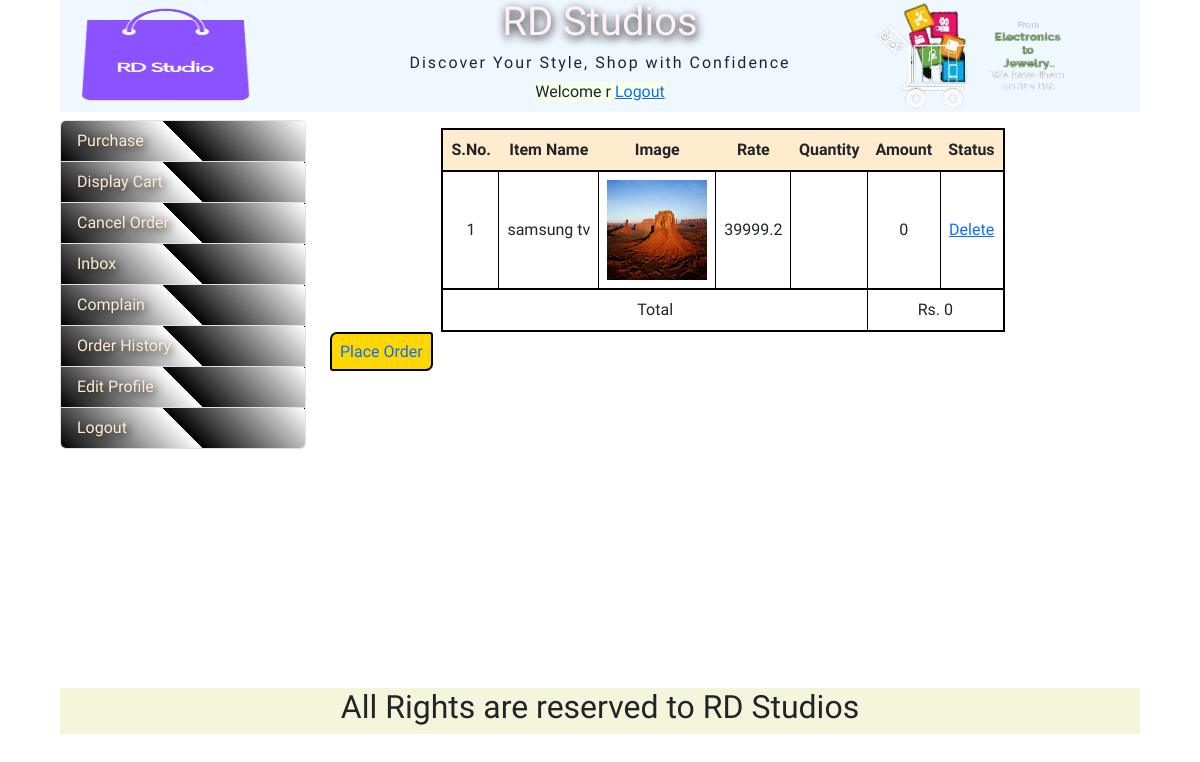
The page /userCart.php (signed in) on the database its author committed.
### tables this page shows
CREATE TABLE IF NOT EXISTS `cart_info` (
  `cart_id` int(11) NOT NULL AUTO_INCREMENT,
  `item_id` int(11) NOT NULL,
  `item_rate` float NOT NULL,
  `item_quantity` int(11) NOT NULL,
  `username` text NOT NULL,
  PRIMARY KEY (`cart_id`)
);

CREATE TABLE IF NOT EXISTS `item_info` (
  `item_id` int(11) NOT NULL AUTO_INCREMENT,
  `item_name` varchar(55) NOT NULL,
  `item_dname` varchar(55) NOT NULL,
  `item_price` float NOT NULL,
  `item_description` text NOT NULL,
  `item_discount` float NOT NULL,
  `item_img` text NOT NULL,
  `item_category` varchar(20) NOT NULL,
  `reg_date` datetime NOT NULL,
  PRIMARY KEY (`item_id`)
);

### userCart.php (the view, shortened to what this page needs)
<?php
require_once("header.php");
?>
<div id="container" >
<div id="userArea" class="row">
<div id="leftUserArea">
    <?php
     require_once("userMenu.php");
    ?>
</div>
<div id="rightUserArea">
<?php
    $usr = $_SESSION['uname'];
    require_once("dbconnect.php");
    $sql = "SELECT ci.cart_id, ci.item_rate, ci.item_quantity, ii.item_name, ii.item_img
     FROM cart_info AS ci, item_info AS ii WHERE ci.item_id = ii.item_id  AND username = '$usr'";
    $rsCart = mysqli_query($con, $sql) or die("Query Error -1");
    ?>
    <table id="displayCartInfoTable">
        <tr>
            <th>S.No.</th>
            <th>Item Name</th>
            <th>Image</th>
            <th>Rate</th>
            <th>Quantity</th>
            <th>Amount</th>
            <th>Status</th>
        </tr>
        <?php
        $cnt = 0;
        $total = 0;
        while ($row = mysqli_fetch_array($rsCart)) {
            $item_rate = $row['item_rate'];
            $cnt++;
            echo("<tr>");
            echo("<td>$cnt</td>");
            echo("<td>{$row['item_name']}</td>");
            $img ="./collection/".$row['item_img'];
            echo("<td><img src='$img' height='100px' width='100px'></td>");
            echo("<td>$item_rate</td>");
            echo("<td>$quantity</td>");
            $amount = $item_rate * $quantity;
            $total += $amount;
            echo("<td>$amount</td>");
            echo("<td><a href='deleteCart.php'?itemid=$>Delete</a></td>");
            echo("</tr>");
        }
        echo("<tr><td colspan='5'>Total</td><td colspan='2'>Rs. $total</td></tr>");
        ?>
    </table>
    <a href='addressFormForOrder.php?amnt=<?=$total?>' id='placeOrder'>Place Order</a>
</div>
</div>
</div>
<?php
require_once("footer.php");
?>

### css/style.css (style rules this page uses)
* { margin: 0px; padding: 0px; }
body { font-family: 'Balthazar', serif; }
#container { margin: 0.5rem; width: 90vw; display: flex; flex-direction: column; min-height: 70vh; max-height: fit-content; }
#userArea { width: 100%; }
#leftUserArea { width: 25%; }
#rightUserArea { width: 75%; }
#displayCartInfoTable { margin: 0.5rem auto; border: 2px solid black; }
#displayCartInfoTable tr { border: 2px solid black; }
#displayCartInfoTable td { border: 1px solid black; width: fit-content; padding: 0.5rem; text-align: center; }
#displayCartInfoTable th { text-align: center; background-color: blanchedalmond; padding: 0.5rem; }
#placeOrder { text-align: center; text-decoration: none; background: gold; border: 2px solid black; border-radius: 7px 3px 7px; padding: 0.5rem; }

### rows shown on the page
cart_info: item.item_name "samsung tv", item.item_img (picture), item_rate "39999.2", item_rate "0"

### other values the page prints
$username "r"
$total "0"
